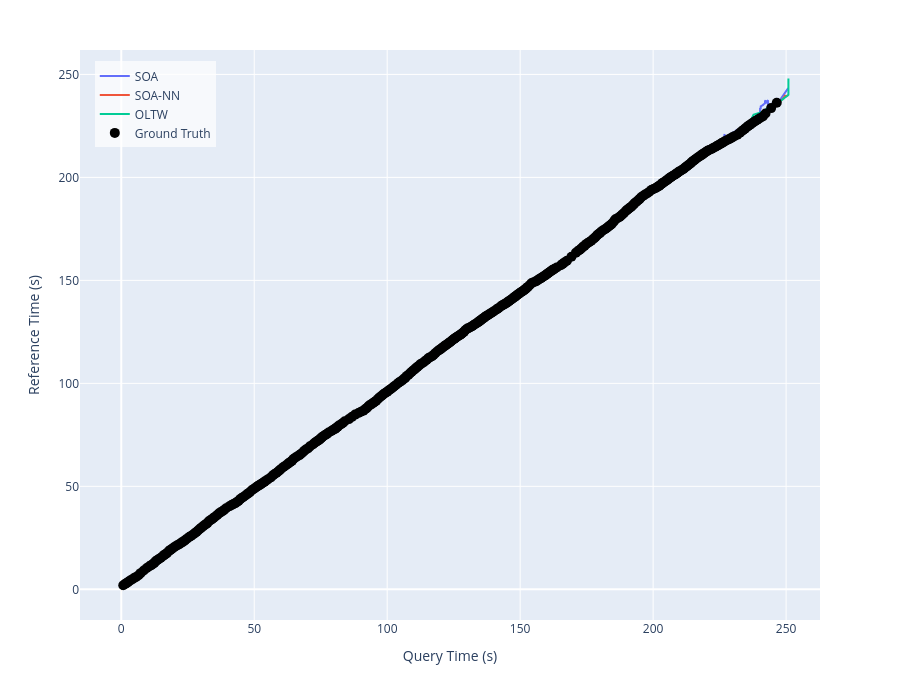

Source (notebook cell):
### Code cell
fig = go.Figure()
fig.update_layout(
    xaxis_title='Query Time (s)',
    yaxis_title='Reference Time (s)',
    width=900,
    height=700,
    margin=dict(t=50),  # Reduce the top margin to remove the white space where the title was
    legend=dict(
        x=0.02,
        y=0.98,
        xanchor='left',
        yanchor='top',
        bgcolor='rgba(255,255,255,0.7)',
        bordercolor='Black'
    ),
)
fig.add_trace(go.Scatter(
    x=noa_hyp[0], y=noa_hyp[1], mode='lines', name='SOA'
))
fig.add_trace(go.Scatter(
    x=noa_nn_hyp_model[0], y=noa_nn_hyp_model[1], mode='lines', name='SOA-NN'
))
fig.add_trace(go.Scatter(
    x=oltw_hyp[0], y=oltw_hyp[1], mode='lines', name='OLTW'
))
fig.add_trace(go.Scatter(
    x=gt[0], y=gt[1], mode='markers', name='Ground Truth', marker=dict(size=10, color='black')
))
fig.show()

### Figure 1 — Plotly figure (JSON) as saved in the notebook; plotly's stock layout.template omitted (floating-point values rounded to 4 significant figures; data arrays with more than 128 entries replaced by an {"elided": "..."} marker saying what was removed)
{"data": [{"mode": "lines", "name": "SOA", "type": "scatter", "x": {"elided": "10802 float values"}, "y": {"elided": "10802 float values"}}, {"mode": "lines", "name": "SOA-NN", "type": "scatter", "x": {"elided": "10802 float values"}, "y": {"elided": "10802 float values"}}, {"mode": "lines", "name": "OLTW", "type": "scatter", "x": {"elided": "18113 float values"}, "y": {"elided": "18113 float values"}}, {"marker": {"color": "black", "size": 10}, "mode": "markers", "name": "Ground Truth", "type": "scatter", "x": {"elided": "396 float values"}, "y": {"elided": "396 float values"}}], "layout": {"height": 700, "legend": {"bgcolor": "rgba(255,255,255,0.7)", "bordercolor": "Black", "x": 0.02, "xanchor": "left", "y": 0.98, "yanchor": "top"}, "margin": {"t": 50}, "width": 900, "xaxis": {"title": {"text": "Query Time (s)"}}, "yaxis": {"title": {"text": "Reference Time (s)"}}}}
